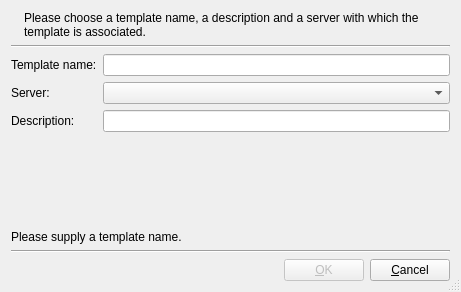
<ui version="4.0" >
 <class>AddTemplateDialogDesign</class>
 <widget class="QDialog" name="AddTemplateDialogDesign" >
  <property name="geometry" >
   <rect>
    <x>0</x>
    <y>0</y>
    <width>461</width>
    <height>292</height>
   </rect>
  </property>
  <property name="windowTitle" >
   <string>New Template</string>
  </property>
  <property name="sizeGripEnabled" >
   <bool>true</bool>
  </property>
  <layout class="QGridLayout" >
   <item row="0" column="0" >
    <widget class="QLabel" name="pixmapLabel1" >
     <property name="sizePolicy" >
      <sizepolicy vsizetype="Fixed" hsizetype="Fixed" >
       <horstretch>0</horstretch>
       <verstretch>0</verstretch>
      </sizepolicy>
     </property>
     <property name="pixmap" >
      <pixmap/>
     </property>
     <property name="scaledContents" >
      <bool>false</bool>
     </property>
     <property name="wordWrap" >
      <bool>false</bool>
     </property>
    </widget>
   </item>
   <item row="0" column="1" colspan="3" >
    <widget class="QLabel" name="textLabel3" >
     <property name="text" >
      <string>Please choose a template name, a description and a server with which the template is associated.</string>
     </property>
     <property name="scaledContents" >
      <bool>false</bool>
     </property>
     <property name="alignment" >
      <set>Qt::AlignVCenter</set>
     </property>
     <property name="wordWrap" >
      <bool>true</bool>
     </property>
    </widget>
   </item>
   <item row="8" column="0" colspan="4" >
    <layout class="QHBoxLayout" >
     <property name="spacing" >
      <number>6</number>
     </property>
     <property name="leftMargin" >
      <number>0</number>
     </property>
     <property name="topMargin" >
      <number>0</number>
     </property>
     <property name="rightMargin" >
      <number>0</number>
     </property>
     <property name="bottomMargin" >
      <number>0</number>
     </property>
     <item>
      <spacer>
       <property name="orientation" >
        <enum>Qt::Horizontal</enum>
       </property>
       <property name="sizeType" >
        <enum>QSizePolicy::Expanding</enum>
       </property>
       <property name="sizeHint" >
        <size>
         <width>20</width>
         <height>20</height>
        </size>
       </property>
      </spacer>
     </item>
     <item>
      <widget class="QPushButton" name="okButton" >
       <property name="enabled" >
        <bool>false</bool>
       </property>
       <property name="text" >
        <string>&amp;OK</string>
       </property>
       <property name="shortcut" >
        <string/>
       </property>
       <property name="autoDefault" >
        <bool>true</bool>
       </property>
       <property name="default" >
        <bool>true</bool>
       </property>
      </widget>
     </item>
     <item>
      <widget class="QPushButton" name="cancelButton" >
       <property name="text" >
        <string>&amp;Cancel</string>
       </property>
       <property name="shortcut" >
        <string/>
       </property>
       <property name="autoDefault" >
        <bool>true</bool>
       </property>
      </widget>
     </item>
    </layout>
   </item>
   <item row="7" column="0" colspan="4" >
    <widget class="Line" name="line1" >
     <property name="frameShape" >
      <enum>QFrame::HLine</enum>
     </property>
     <property name="frameShadow" >
      <enum>QFrame::Sunken</enum>
     </property>
    </widget>
   </item>
   <item row="2" column="0" colspan="3" >
    <widget class="QLabel" name="textLabel1" >
     <property name="sizePolicy" >
      <sizepolicy vsizetype="Preferred" hsizetype="Fixed" >
       <horstretch>0</horstretch>
       <verstretch>0</verstretch>
      </sizepolicy>
     </property>
     <property name="text" >
      <string>Template name:</string>
     </property>
     <property name="wordWrap" >
      <bool>false</bool>
     </property>
    </widget>
   </item>
   <item row="3" column="0" colspan="2" >
    <widget class="QLabel" name="textLabel2" >
     <property name="sizePolicy" >
      <sizepolicy vsizetype="Preferred" hsizetype="Fixed" >
       <horstretch>0</horstretch>
       <verstretch>0</verstretch>
      </sizepolicy>
     </property>
     <property name="text" >
      <string>Server:</string>
     </property>
     <property name="wordWrap" >
      <bool>false</bool>
     </property>
    </widget>
   </item>
   <item row="2" column="3" >
    <widget class="QLineEdit" name="nameEdit" />
   </item>
   <item row="4" column="0" colspan="3" >
    <widget class="QLabel" name="textLabel4" >
     <property name="text" >
      <string>Description:</string>
     </property>
     <property name="wordWrap" >
      <bool>false</bool>
     </property>
    </widget>
   </item>
   <item row="3" column="3" >
    <widget class="QComboBox" name="serverBox" />
   </item>
   <item row="1" column="0" colspan="4" >
    <widget class="Line" name="line2" >
     <property name="frameShape" >
      <enum>QFrame::HLine</enum>
     </property>
     <property name="frameShadow" >
      <enum>QFrame::Sunken</enum>
     </property>
    </widget>
   </item>
   <item row="4" column="3" >
    <widget class="QLineEdit" name="descriptionEdit" />
   </item>
   <item row="6" column="0" colspan="4" >
    <widget class="QLabel" name="statusLabel" >
     <property name="text" >
      <string>Please supply a template name.</string>
     </property>
     <property name="wordWrap" >
      <bool>false</bool>
     </property>
    </widget>
   </item>
   <item row="5" column="2" >
    <spacer>
     <property name="orientation" >
      <enum>Qt::Vertical</enum>
     </property>
     <property name="sizeType" >
      <enum>QSizePolicy::Expanding</enum>
     </property>
     <property name="sizeHint" >
      <size>
       <width>21</width>
       <height>30</height>
      </size>
     </property>
    </spacer>
   </item>
  </layout>
 </widget>
 <layoutdefault spacing="6" margin="11" />
 <tabstops>
  <tabstop>nameEdit</tabstop>
  <tabstop>serverBox</tabstop>
  <tabstop>descriptionEdit</tabstop>
  <tabstop>okButton</tabstop>
  <tabstop>cancelButton</tabstop>
 </tabstops>
 <resources/>
 <connections>
  <connection>
   <sender>okButton</sender>
   <signal>clicked()</signal>
   <receiver>AddTemplateDialogDesign</receiver>
   <slot>accept()</slot>
   <hints>
    <hint type="sourcelabel" >
     <x>20</x>
     <y>20</y>
    </hint>
    <hint type="destinationlabel" >
     <x>20</x>
     <y>20</y>
    </hint>
   </hints>
  </connection>
  <connection>
   <sender>cancelButton</sender>
   <signal>clicked()</signal>
   <receiver>AddTemplateDialogDesign</receiver>
   <slot>reject()</slot>
   <hints>
    <hint type="sourcelabel" >
     <x>20</x>
     <y>20</y>
    </hint>
    <hint type="destinationlabel" >
     <x>20</x>
     <y>20</y>
    </hint>
   </hints>
  </connection>
  <connection>
   <sender>nameEdit</sender>
   <signal>textChanged(QString)</signal>
   <receiver>AddTemplateDialogDesign</receiver>
   <slot>valuesChanged()</slot>
   <hints>
    <hint type="sourcelabel" >
     <x>20</x>
     <y>20</y>
    </hint>
    <hint type="destinationlabel" >
     <x>20</x>
     <y>20</y>
    </hint>
   </hints>
  </connection>
  <connection>
   <sender>serverBox</sender>
   <signal>textChanged(QString)</signal>
   <receiver>AddTemplateDialogDesign</receiver>
   <slot>valuesChanged()</slot>
   <hints>
    <hint type="sourcelabel" >
     <x>20</x>
     <y>20</y>
    </hint>
    <hint type="destinationlabel" >
     <x>20</x>
     <y>20</y>
    </hint>
   </hints>
  </connection>
 </connections>
</ui>
